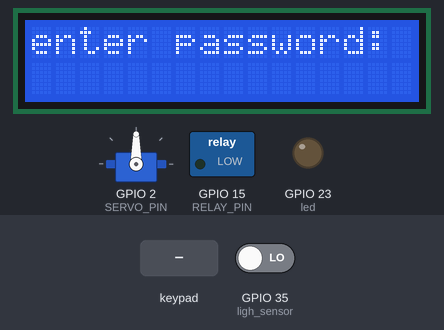
Recording of a sketch running on a simulated ESP32. On the bench: 16×2 character LCD, servo, switched loads named in the sketch (green lamp = pin HIGH), output pins drawn as LEDs (lit = HIGH). Inputs (shaded band) come from the test bench; at power-on: GPIO 35 (ligh_sensor) LOW. WiFi joins after 1.5 s; servers stay silent unless stated; random numbers use the default seed unless the sketch sets one; no MQTT or app messages arrive unless stated; what the sketch prints to the serial monitor is not drawn.

Above: at 2.7 s.
2.8 s: keypad keys 1 9 0 5 2 0 1 7 # pressed 0.4 s apart
At 6.8 s:
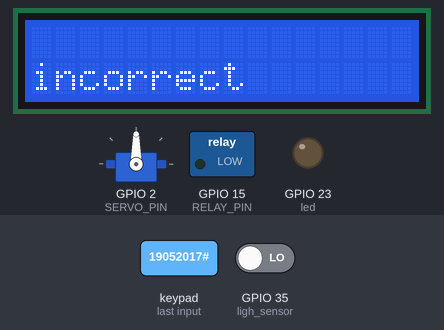
7.9 s: key 'A' pressed
At 8.9 s:
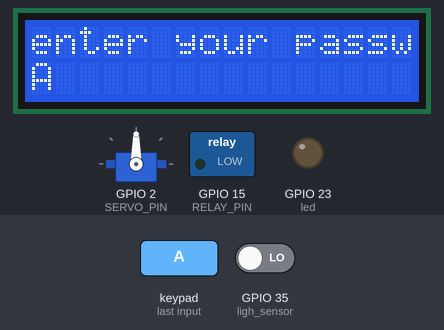
9.4 s: key 'C' pressed
At 10.0 s:
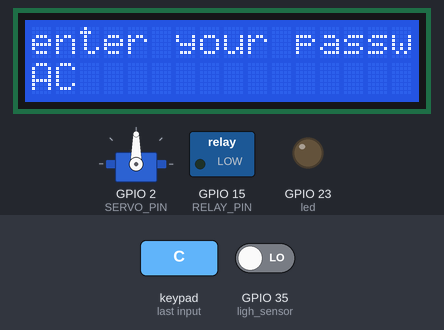
10.9 s: keypad keys 1 2 3 4 5 D pressed 0.4 s apart
At 13.7 s:
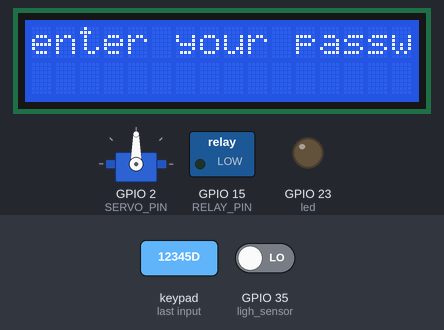
14.8 s: key 'B' pressed
At 15.5 s:
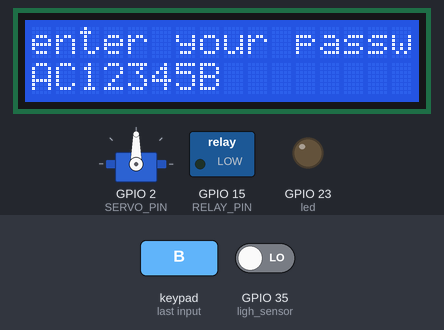
16.3 s: keypad keys 1 2 3 4 5 A pressed 0.4 s apart
At 18.6 s:
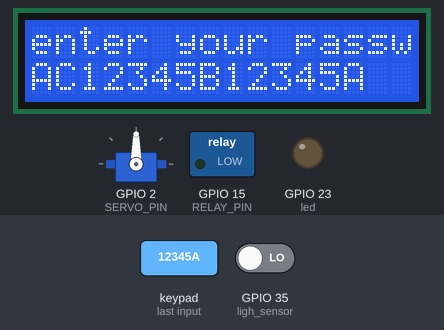
Timing chart, 0 to 20.1 s (numbered marks = the images above; inputs shaded):
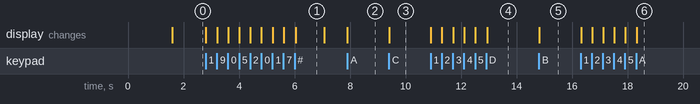

The sketch:

BTL_IOT.ino
```cpp
#include <Keypad.h>
#include <LiquidCrystal_I2C.h>
#include <ESP32Servo.h>
#include <WiFi.h>
#include <PubSubClient.h>

#define RELAY_PIN 15 // ESP32 pin GPIO16 connected to the IN pin of relay

#define ROW_NUM     4 // four rows
#define COLUMN_NUM  4 // four columns
LiquidCrystal_I2C lcd= LiquidCrystal_I2C(0x27,16,2);

#define SERVO_PIN 2 // ESP32 pin GPIO26 connected to servo motor
String led1_status="OFF";
String lock_status="OFF";
unsigned long lastMsg = 0;
Servo servoMotor;
int8_t n=3;
const char* ssid = "MinhNgoc";
const char* password_wf = "19052017";
const char* mqtt_server = "broker.hivemq.com";
WiFiClient espClient;
PubSubClient client(espClient);
char keys[ROW_NUM][COLUMN_NUM] = {
  {'1', '2', '3', 'A'},
  {'4', '5', '6', 'B'},
  {'7', '8', '9', 'C'},
  {'*', '0', '#', 'D'}
};

byte pin_rows[ROW_NUM]      = {33, 25, 26, 14}; // GPIO19, GPIO18, GPIO5, GPIO17 connect to the row pins
byte pin_column[COLUMN_NUM] = {27, 13, 18, 4};
Keypad keypad = Keypad( makeKeymap(keys), pin_rows, pin_column, ROW_NUM, COLUMN_NUM );
String input_password;
String password="12345";

void unlock(){
  for (int pos = 65; pos <= 85; pos += 1) { // goes from 0 degrees to 180 degrees
    // in steps of 1 degree
    servoMotor.write(pos);              // tell servo to go to position in variable 'pos'
                  // waits 15ms for the servo to reach the position
  }
}
void lock(){
   for (int pos = 95; pos >= 65; pos -= 1) { // goes from 180 degrees to 0 degrees
    servoMotor.write(pos);              // tell servo to go to position in variable 'pos'
                        // waits 15ms for the servo to reach the position
  }

}

void setup_wifi() {
  delay(10);
  // We start by connecting to a WiFi network
  Serial.println();
  Serial.print("Connecting to ");
  Serial.println(ssid);

  WiFi.mode(WIFI_STA);
  WiFi.begin(ssid, password_wf);

  while (WiFi.status() != WL_CONNECTED) {
    delay(500);
    Serial.print(".");
  }

  randomSeed(micros());

  Serial.println("");
  Serial.println("WiFi connected");
  Serial.println("IP address: ");
  Serial.println(WiFi.localIP());
}


void callback(char* topic, byte* payload, unsigned int length) {
  String msg;
  Serial.print("Message arrived [");
  Serial.print(topic);
  Serial.print("] ");
  for (int i = 0; i < length; i++) {
    //Serial.print((char)payload[i]);
    msg += (char)payload[i];
  }
  Serial.println(msg+" "+led1_status.c_str()+" "+lock_status.c_str()+"  "+strcmp(msg.c_str(),led1_status.c_str())+" "+strcmp(msg.c_str(),lock_status.c_str()));

  // Switch on the LED if temprature > 20
  if (strcmp(topic, "B20DCCN614/warn_lock")==0){
      if(strcmp(msg.c_str(),"0")==0) n=2;
  }
  if (strcmp(topic, "B20DCCN614/led1")==0){
    if(strcmp(msg.c_str(),led1_status.c_str())!=0){
      led1_status=msg;
      if(strcmp(msg.c_str(),"ON")==0){
        digitalWrite(RELAY_PIN,HIGH);
      }else{
        digitalWrite(RELAY_PIN,LOW);
      }
    }
  }
  if (strcmp(topic, "B20DCCN614/lock")==0){
    if(strcmp(msg.c_str(),lock_status.c_str())!=0){
      lock_status=msg;
      if(strcmp(msg.c_str(),"ON")!=0){
        unlock();
      }else{
        lock();
      }
    }
  }

}

void reconnect() {
  // Loop until we're reconnected
  while (!client.connected()) {
    Serial.print("Attempting MQTT connection...");
    String clientId = "ESP32Client-";
    clientId += String(random(0xffff), HEX);
    // Attempt to connect
    if (client.connect(clientId.c_str())) {
      Serial.println("Connected to " + clientId);
      // Once connected, publish an announcement...
      client.publish("B20DCCN614/mqtt", "PTIT_Test");
      client.subscribe("B20DCCN614/warn_lock");
      // ... and resubscribe
      client.subscribe("B20DCCN614/lock");
      client.subscribe("B20DCCN614/led1");
    } else {
      Serial.print("failed, rc=");
      Serial.print(client.state());
      Serial.println(" try again in 5 seconds");
      // Wait 5 seconds before retrying
      delay(2000);
    }
  }
}


void setup() {
  // put your setup code here, to run once:
  Serial.begin(19200);
  Serial.println("Hello, ESP32!");
  setup_wifi();
  client.setServer(mqtt_server, 1883);
  client.setCallback(callback);
  lcd.init();
  lcd.backlight();
  lcd.setCursor(0,0);
  lcd.println("enter password:");
  pinMode(RELAY_PIN, OUTPUT);
  servoMotor.attach(SERVO_PIN);

  digitalWrite(RELAY_PIN, LOW);
   pinMode(35, INPUT);//ligh sensor
  pinMode(23,OUTPUT);//led
}


void loop() {
  if (!client.connected()) {
    reconnect();
  }
  client.loop();
  char key = keypad.getKey();
   unsigned long now = millis();
  if (now - lastMsg > 2000) {
    lastMsg = now;
    client.publish("B20DCCN614/lock", lock_status.c_str());
    client.publish("B20DCCN614/led1", led1_status.c_str());
    if(n==0){
      client.publish("B20DCCN614/warn_lock", "1");
       lcd.setCursor(0,0);
      lcd.println("                         ");
       lcd.setCursor(0,1);
      lcd.println("temporary lock");
    }
    }

  if (key&&n>0) {
    Serial.println(key);
    if(key=='D'){
       lcd.setCursor(0,1);
        lcd.println("                         ");
    }else{
    if (key == '*') {
      input_password = ""; // clear input password
    } else if (key == '#') {
          if (password == input_password) {
            Serial.print("unlock");
            lcd.setCursor(0,1);
            lcd.println("unlock");
            unlock();
          } else {
            n--;
            lcd.setCursor(0,0);
            lcd.println("                         ");
            lcd.setCursor(0,1);
            lcd.println("incorrect");
            delay(1000);
            lcd.clear();
            lcd.setCursor(0,0);
            lcd.println("enter your password:");
          }

          input_password = ""; // clear input password
        } else {
            input_password += key;
            lcd.setCursor(0,1);
            lcd.println(input_password);
          // append new character to input password string
        }
      }
  }
  delay(10); // this speeds up the simulation
  int gt=digitalRead(35);
  //Serial.println(gt);
  if(gt==HIGH)
  digitalWrite(23,HIGH);
  else digitalWrite(23,LOW);
}
```

Measured:
- after the input at 2.8 s, the display: first changes at once (image 1 shows a later state)
- after the input at 7.9 s, the display: changes at once (image 2)
- after the input at 9.4 s, the display: changes at once (image 3)
- after the input at 10.9 s, the display: first changes at once (image 4 shows a later state)
- after the input at 14.8 s, the display: changes at once (image 5)
- after the input at 16.3 s, the display: first changes at once (image 6 shows a later state)
- what the display in image 1 shows lasts 1.1 s, from 6.0 s to 7.1 s
